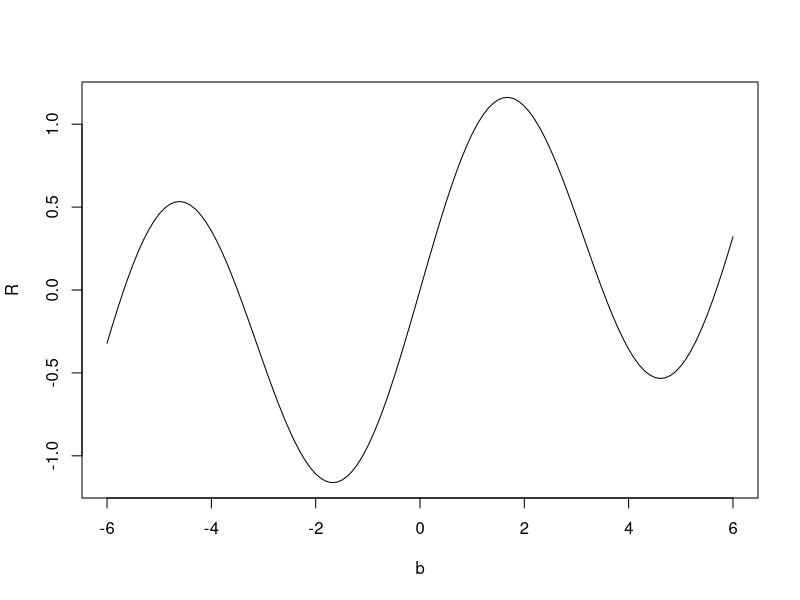
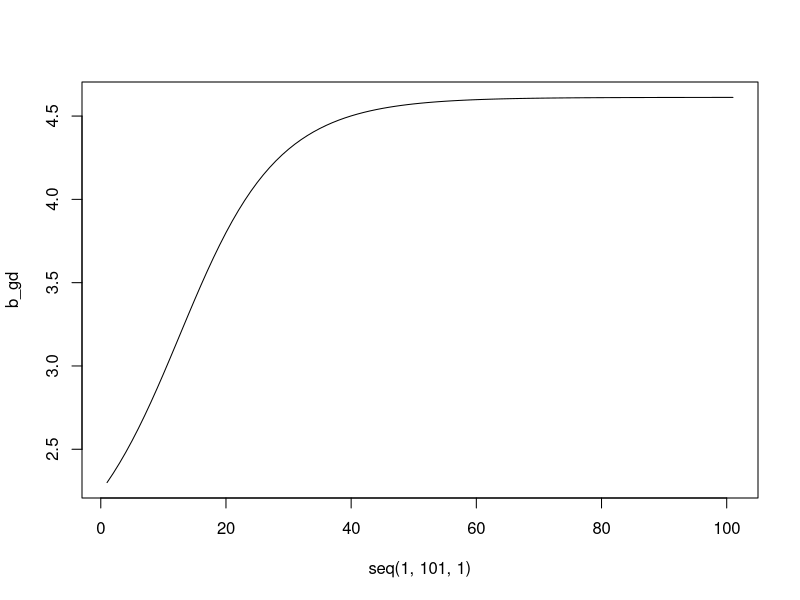
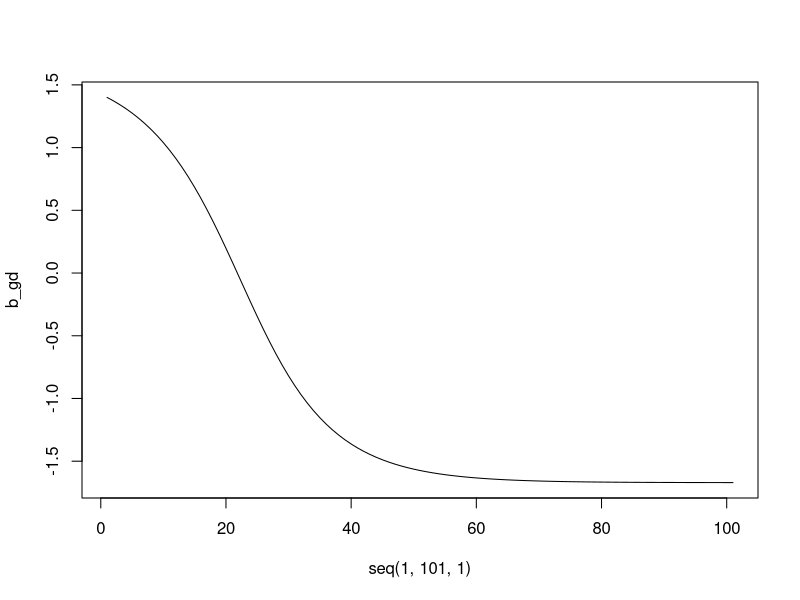

Write R code to recreate these figures, in order.
##(a)
b <- seq(-6,6,.1)
R <- sin(b) + b/10
plot(x=b, y=R, type = "l")

##(b)
##The derivative is cos(beta) + 1/10

##(c)
rho = 0.1
b_gd <- rep(2.3, 101)
for (i in 1:100){
  gd <- rho*(cos(b_gd[i])+(1/10))
  b_gd[i+1] <- b_gd[i] - gd
}
plot(x=seq(1,101,1), y=b_gd, type = "l")
which.max(b_gd)
b_gd[101]
##the result is 4.612034

##(d)
##repeat (c) with 1.4
rho = 0.1
b_gd <- rep(1.4, 101)
for (i in 1:100){
  gd <- rho*(cos(b_gd[i])+(1/10))
  b_gd[i+1] <- b_gd[i] - gd
}
plot(x=seq(1,101,1), y=b_gd, type = "l")
which.min(b_gd)
b_gd[101]
##the result is -1.670452